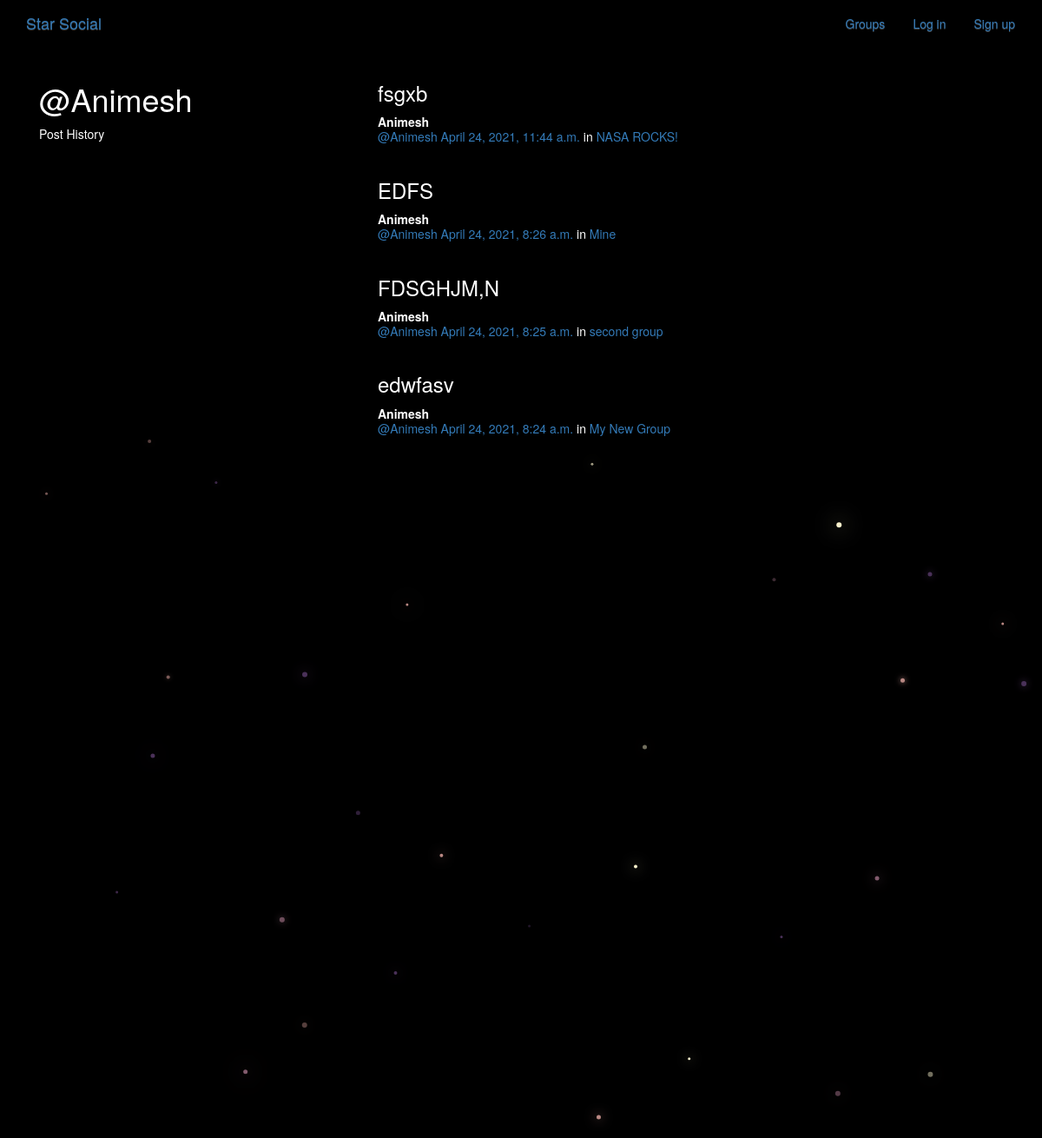
The page /posts/by/Animesh/ on the database its author committed.
### posts/models.py (models this page shows, shortened)
class Post(models.Model):
    user = models.ForeignKey(User, related_name="posts",on_delete=models.CASCADE)
    created_at = models.DateTimeField(auto_now=True)
    message = models.TextField()
    message_html = models.TextField(editable=False)
    group = models.ForeignKey(Group, related_name="posts",null=True, blank=True,on_delete=models.CASCADE)
    class Meta:
        ordering = ["-created_at"]
        unique_together = ["user", "message"]

### groups/models.py (models this page shows, shortened)
class Group(models.Model):
    name = models.CharField(max_length=255, unique=True)
    slug = models.SlugField(allow_unicode=True, unique=True)
    description = models.TextField(blank=True, default='')
    description_html = models.TextField(editable=False, default='', blank=True)
    members = models.ManyToManyField(User,through="GroupMember")
    class Meta:
        ordering = ["name"]

### posts/views.py (the view)
# urls.py: url(r"by/(?P<username>[-\w]+)/$",views.UserPosts.as_view(),name="for_user"),
class UserPosts(generic.ListView):
    model = models.Post
    template_name = "posts/user_post_list.html"
    def get_queryset(self):
        try:
            self.post_user = User.objects.prefetch_related("posts").get(
                username__iexact=self.kwargs.get("username")
            )
        except User.DoesNotExist:
            raise Http404
        else:
            return self.post_user.posts.all()
    def get_context_data(self, **kwargs):
        context = super().get_context_data(**kwargs)
        context["post_user"] = self.post_user
        return context

### posts/templates/posts/user_post_list.html
{% extends "posts/post_base.html" %}
{% block prepost %}
<div class="col-md-4">
	<h1>@{{ post_user.username }}</h1>
	<p>Post History</p>
</div>
{% endblock %}
{% block post_content %}
<div class="col-md-8">
	{% for post in post_list %}
		{% include "posts/_post.html" %}
	{% endfor %}
</div>
{% endblock %}

### posts/templates/posts/_post.html (shortened to what this page needs)
<div class="post media">
	<h3>{{ post.message_html|safe }}</h3>
	<div class="media-body">
		<strong>{{ post.user.username }}</strong>
		<h5 class="media-heading">
			<span class="username"><a href="{% url 'posts:for_user' username=post.user.username %}">@{{ post.user.username }}</a></span>
			<time class="time"><a href="{% url 'posts:single' username=post.user.username pk=post.pk %}">{{ post.created_at }}</a></time>
			{% if post.group %}
			<span class="group-name">in <a href="#">{{ post.group.name }}</a></span>
			{% endif %}
		</h5>
	</div>
</div>

### static/simplesocial/css/master.css (style rules this page uses)
body { margin: 0; overflow: hidden; background-color: black; color:white; }

### rows shown on the page
Post: message_html "fsgxb", user.username "Animesh", created_at "April 24, 2021, 11:44 a.m.", group.name "NASA ROCKS!"
Post: message_html "EDFS", user.username "Animesh", created_at "April 24, 2021, 8:26 a.m.", group.name "Mine"
Post: message_html "FDSGHJM,N", user.username "Animesh", created_at "April 24, 2021, 8:25 a.m.", group.name "second group"
Post: message_html "edwfasv", user.username "Animesh", created_at "April 24, 2021, 8:24 a.m.", group.name "My New Group"

### other values the page prints
{{ post_user.username }} "Animesh"
